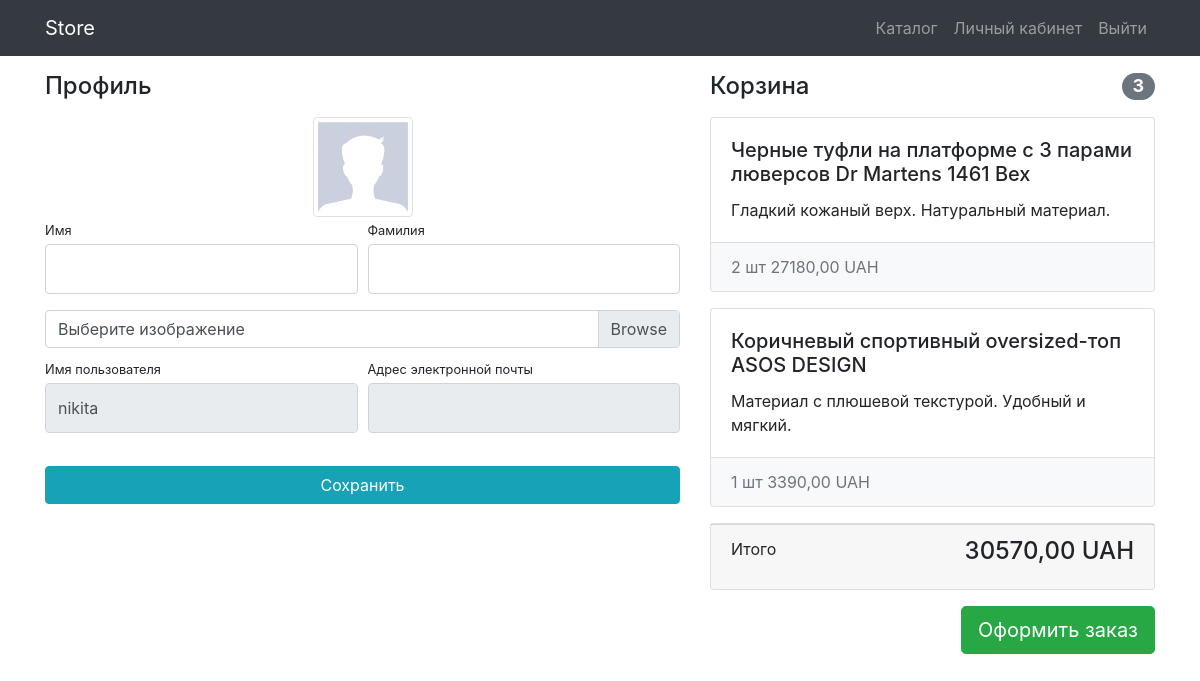
/users/profile/ (signed in), run on the app's committed database.
### users/models.py (models this page shows)
class User(AbstractUser):
    image = models.ImageField(upload_to='users_images', blank=True)

### products/models.py (models this page shows, shortened)
class Basket(models.Model):
    user = models.ForeignKey(User, on_delete=models.CASCADE)
    product = models.ForeignKey(Products, on_delete=models.CASCADE)
    quantity = models.PositiveIntegerField(default=0)
    created_timestamp = models.DateTimeField(auto_now_add=True)
    def sum(self):
        return self.quantity * self.product.price

class Products(models.Model):
    name = models.CharField(max_length=256)
    image = models.ImageField(upload_to='products_images', blank=True)
    description = models.TextField(blank=True)
    short_description = models.CharField(max_length=64, blank=True)
    price = models.DecimalField(max_digits=8, decimal_places=2, default=0)
    quantity = models.PositiveBigIntegerField(default=0)
    category = models.ForeignKey(ProductsCategory, on_delete=models.CASCADE)

### users/views.py (the view)
# urls.py: path('profile/', profile, name='profile'),
@login_required
def profile(request):
    if request.method == 'POST':
        form = UserProfileForm(data=request.POST, files=request.FILES, instance=request.user)
        if form.is_valid():
            form.save()
            return HttpResponseRedirect(reverse('users:profile'))
    else:
        form = UserProfileForm(instance=request.user)
    baskets = Basket.objects.filter(user=request.user)
    total_quantity = sum(basket.quantity for basket in baskets)
    total_sum = sum(basket.sum() for basket in baskets)
    context = {
        'form': form, 'title': 'Store - Личный кабинет',
        'baskets': baskets,
        'total_quantity': total_quantity,
        'total_sum': total_sum,
        }
    return render(request, 'users/profile.html', context)

### users/forms.py
class UserProfileForm(UserChangeForm):
    username = forms.CharField(widget=forms.TextInput(attrs={'readonly': True}))
    email = forms.CharField(widget=forms.EmailInput(attrs={'readonly': True}))
    image = forms.ImageField(widget=forms.FileInput(), required=False)
    class Meta:
        model = User
        fields = ('username', 'email', 'first_name', 'last_name', 'image')
    def __init__(self, *args, **kwargs):
        super(UserProfileForm, self).__init__(*args, **kwargs)
        for field_name, filed in self.fields.items():
            filed.widget.attrs['class'] = 'form-control py-4'
        self.fields['image'].widget.attrs['class'] = 'custom-file-input'

### users/templates/users/profile.html (shortened to what this page needs)
{% extends 'products/base.html' %}
{% load static %}
{% block css %}
    <link href="{% static 'css/profile.css' %}" rel="stylesheet">
{% endblock %}
{% block content %}
    <div class="container">
        <div class="row">
            <div class="col-lg-7">
                <h4 class="mt-3 mb-3">Профиль</h4>
                <div class="col-lg-12 text-center">
                    <img width="100" height="100"
                        src="{% if user.image %} {{ user.image.url }} {% else %} {% static 'vendor/img/users/default_avatar.jpg' %} {% endif %}"
                        class="img-thumbnail">
                </div>
                <form action="{% url 'users:profile' %}" method='post' enctype="multipart/form-data">
                    <div class="form-row">
                        <div class="col-lg-6">
                            <div class="form-group">
                                <label class="small mb-1" for="{{ form.first_name.id_for_label }}">Имя</label>
                                {{ form.first_name }}
                            </div>
                        </div>
                        <div class="col-lg-6">
                            <div class="form-group">
                                <label class="small mb-1" for="{{ form.last_name.id_for_label }}">Фамилия</label>
                                {{ form.last_name }}
                            </div>
                        </div>
                    </div>
                    <div class="form-row mb-2">
                        <div class="col-lg-12">
                            <div class="custom-file">
                                <label class="custom-file-label" for="{{ form.image.id_for_label }}">Выберите
                                    изображение</label>
                            </div>
                        </div>
                    </div>
                    <div class="form-row">
                        <div class="col-lg-6">
                            <label class="small mb-1" for="{{ form.username.id_for_label }}">Имя пользователя</label>
                            {{ form.username }}
                        </div>
                        <div class="col-lg-6">
                            <label class="small mb-1" for="{{ form.email.id_for_label }}">Адрес электронной
                                почты</label>
                            {{ form.email }}
                        </div>
                    </div>
                    <div class="form-row">
                        <div class="col-lg-12" style="margin-top: 33px;">
                            <input class="btn btn-info btn-block" type="submit" value="Сохранить">
                        </div>
                    </div>
                </form>
            </div>
            {% include 'products/basket.html' %}
        </div>
    </div>
{% endblock %}

### products/templates/products/basket.html (shortened to what this page needs)
{% if baskets %}
<div class="col-lg-5">
    <h4 class="mt-3 mb-3 d-flex justify-content-between align-items-center mb-3">
        Корзина <span class="badge badge-secondary badge-pill">{{ total_quantity }}</span>
    </h4>
    {% for basket in baskets %}
    <div class="card mb-3">
        <div class="card-body">
            <h5 class="card-title">{{ basket.product.name }}</h5>
            <p class="card-text">{{ basket.product.short_description }}</p>
        </div>
        <ul class="list-group list-group-flush">
            <li class="list-group-item bg-light">
                <span class="text-muted">{{ basket.quantity }} шт</span>
                <span class="text-muted">{{ basket.sum }} UAH</span>
            </li>
        </ul>
    </div>
    {% endfor %}
    <div class="card mb-3">
        <div class="card-footer">
            <p class="float-left">Итого</p>
            <h4 class="float-right">{{ total_sum }} UAH</h4>
        </div>
    </div>
    <a class="btn btn-success btn-lg float-right" href="../orders/checkout_order.html">
        Оформить заказ
    </a>
</div>
{% else %}
<h4 class="mt-3 mb-3 text-center">
    Корзина пуста
</h4>
{% endif %}

### data on the page
User: username "nikita"
Basket: product.name "Черные туфли на платформе с 3 парами люверсов Dr Martens 1461 Bex", product.short_description "Гладкий кожаный верх. Натуральный материал.", quantity "2", sum "27180,00"
Basket: product.name "Коричневый спортивный oversized-топ ASOS DESIGN", product.short_description "Материал с плюшевой текстурой. Удобный и мягкий.", quantity "1", sum "3390,00"

### other printed values
{{ total_quantity }} "3"
{{ total_sum }} "30570,00"
